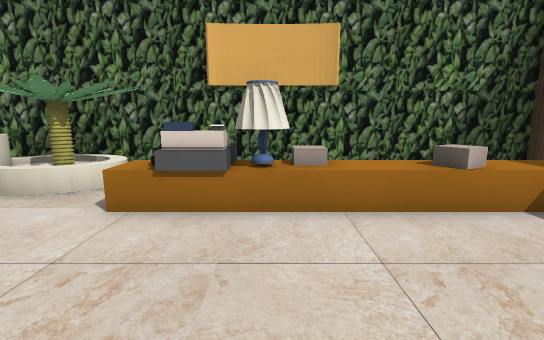
View 1 (above)

16 first-person views from a walk through a Godot game level. The camera is 1.3 m above the floor, tilts 10° down and sees 85° across. The floor is counted in squares, 1 m on a side. Each view is taken from the middle of a square. On the plan, view 1 faces up. The plan holds only what a view shows up to about 14 squares ahead; the rest is blank. Characters and animated objects are not drawn. Some surface patterns are stand-ins.

View 2
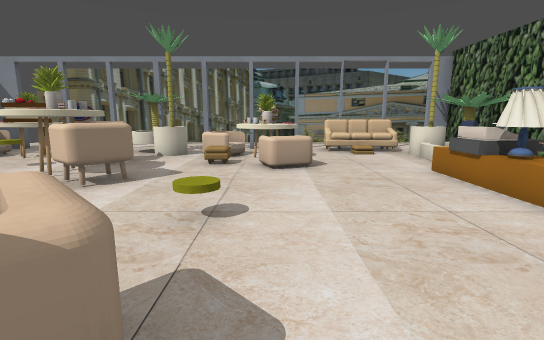

View 3
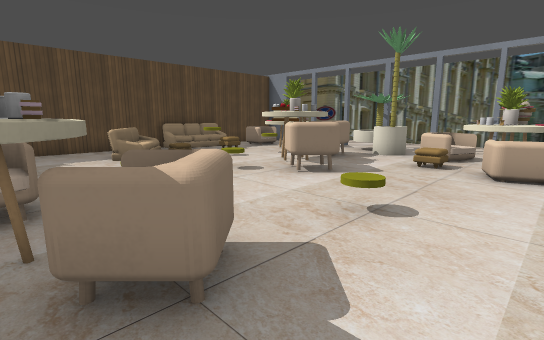

View 4
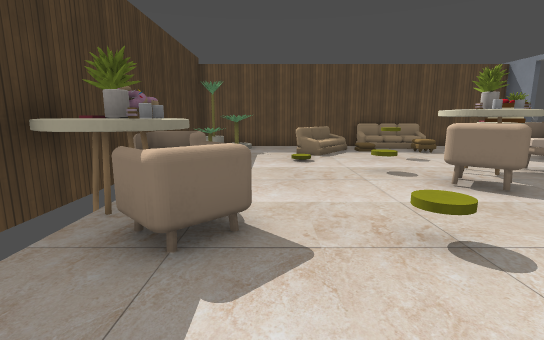

View 5
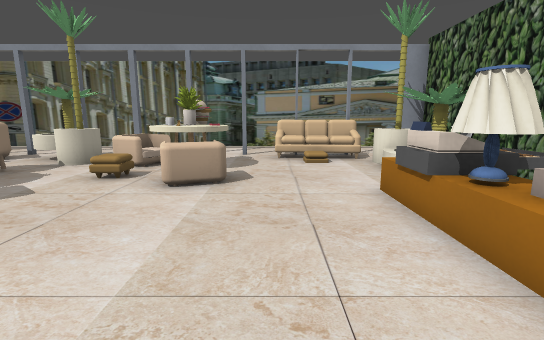

View 6
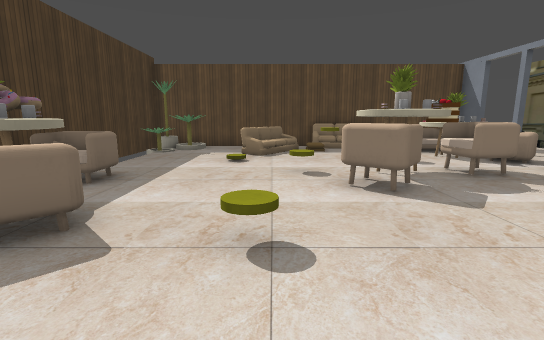

View 7
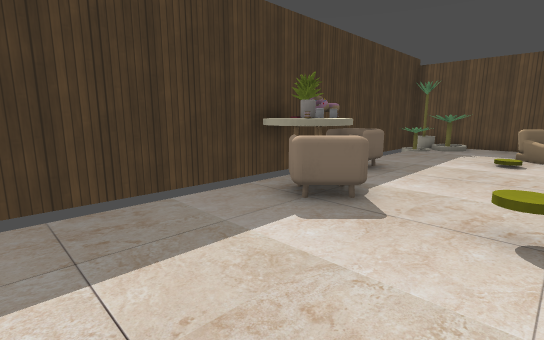

View 8
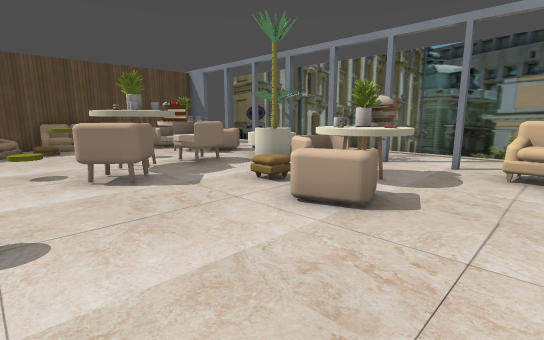

View 9
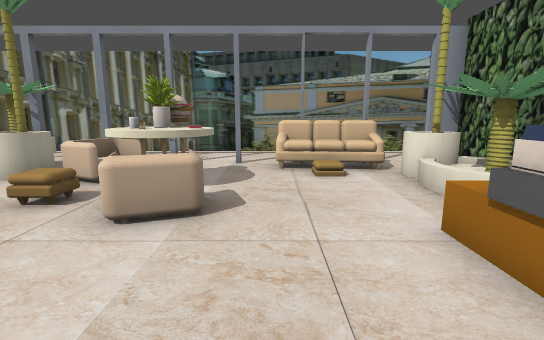

View 10
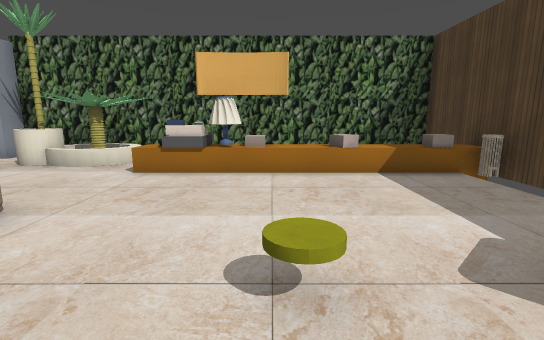

View 11
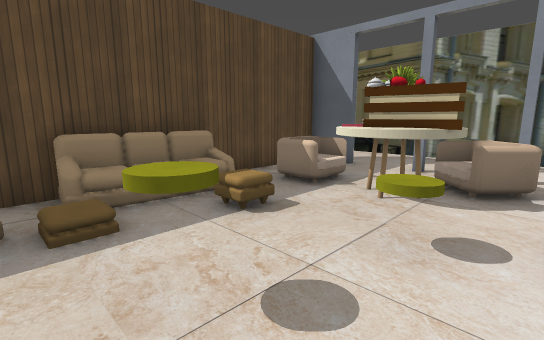

View 12
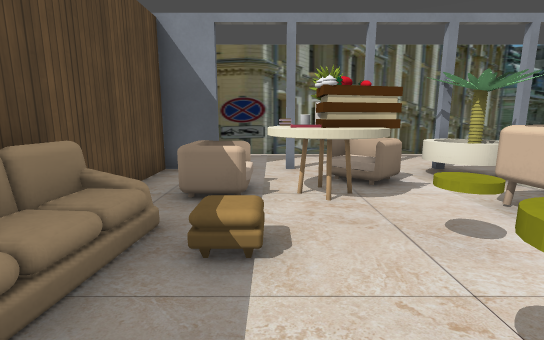

View 13
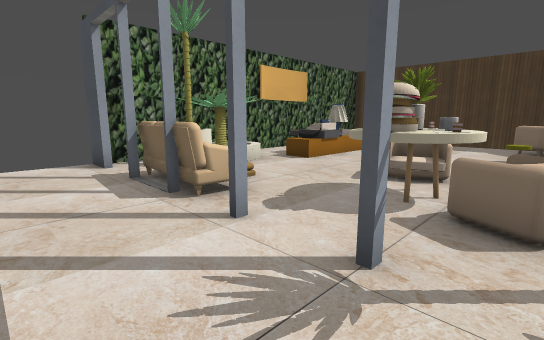

View 14
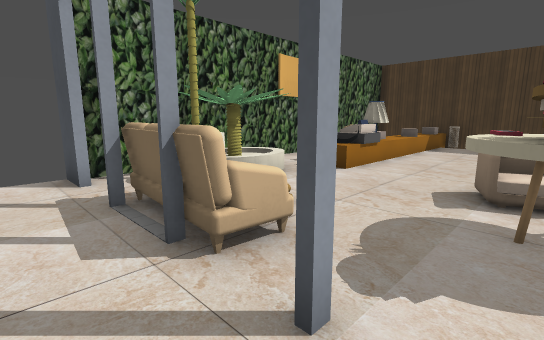

View 15
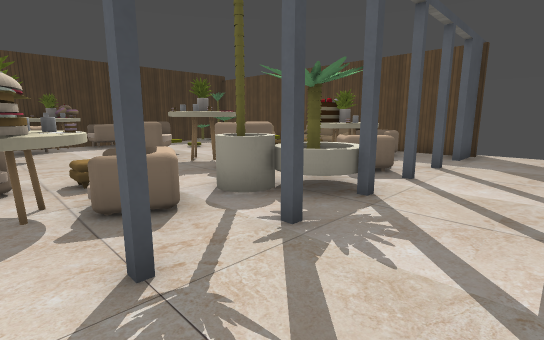

View 16
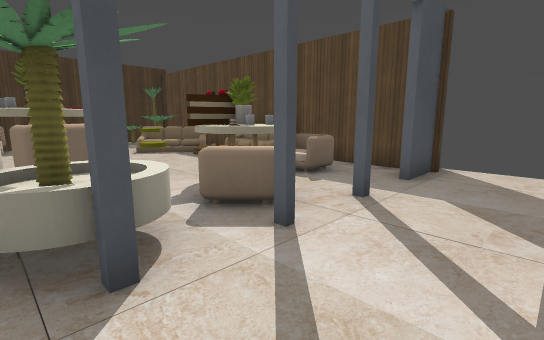

### Floor plan
Key: @ floor where view 1 was taken; # wall or solid block; x gap in a wall; . floor; = window, fence, low wall or low ledge; ^ raised ledge; C coin; O other object.
Columns run from 11 left of view 1 to 6 right of it. Each row starts with its distance up from view 1.
  8 #  ####
  7 #..#.  ###########
  6 #....####==      #
  5 #...==##.^^^O^O^O^
  4 #...=....^^OO^O^O#
  3 #...==...........#
  2 #...=............#
  1 #..#..^.=........#
  0 #....##^=..@.....#
 -1 #..#.x^.....C.=^.#
 -2 #....==........^^^
 -3 #..#.^....^.....O#
 -4 #...=#^=.^^#....^#
 -5 #...==.^^^^C....=#
 -6 #......=.^.......#
 -7 #...==^.C....C...#
 -8 #....^#...C......#
 -9 #..#..^.....==..=#
-10 #....==...O#=..^^#
-11 #..#....==#= ..^^#
-12 x..###############
-13    #

Where each view was taken, in squares from view 1:
view 1: 0 up, 0 right, facing up
view 2: 0 up, 5 right, facing left
view 3: 1 up, 5 right, facing down-left
view 4: 2 up, 3 right, facing down
view 5: 2 up, 3 right, facing left
view 6: 2 up, 1 right, facing down
view 7: 3 up, 1 right, facing down-right
view 8: 3 up, 1 right, facing down-left
view 9: 2 up, 1 right, facing left
view 10: 3 down, 1 right, facing up
view 11: 6 down, 0 right, facing down-left
view 12: 9 down, 0 right, facing left
view 13: 2 down, 10 left, facing up-right
view 14: 0 up, 9 left, facing up-right
view 15: 0 up, 10 left, facing down-right
view 16: 4 down, 10 left, facing down-right
